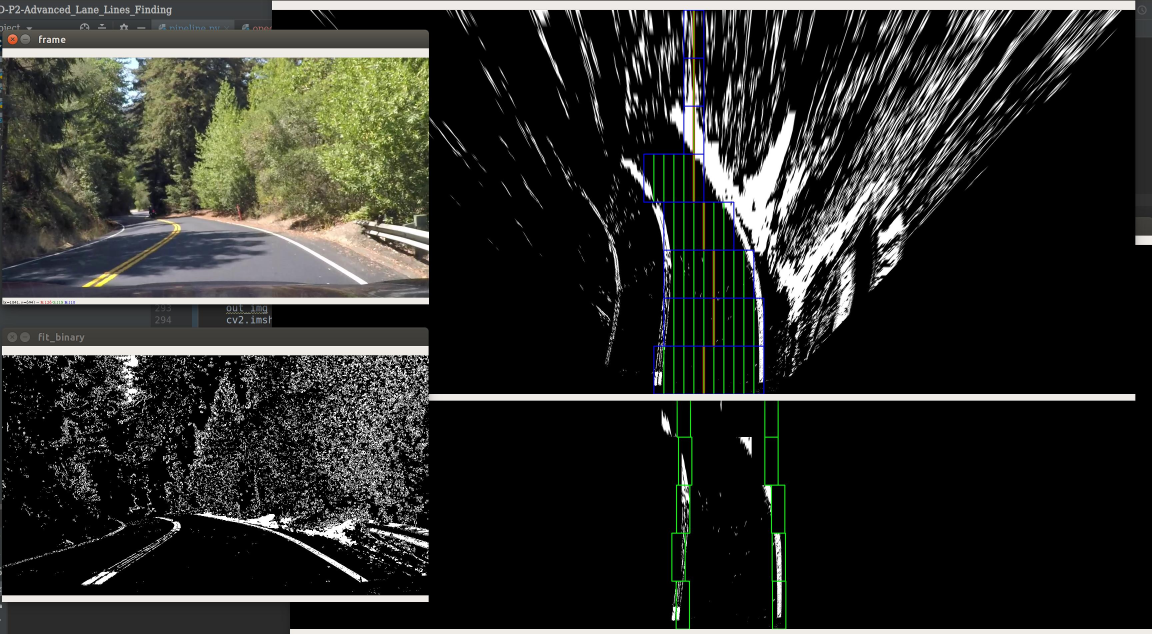
#> input picture 1.jpg, 3456 x 1900 px, given in place of harder_challenge_video.mp4, which was not available (shown at 1/3 size)
$ python pipeline.py   (older library calls are emulated)
#> lines starting #> are read from the running program, lines starting #| are printed output that depends on the picture; pictures that were not available may be replaced by others from this repository, and a replacement may not be noted
# ===================================================================================
# IMPORT USEFUL PACKAGES.
# ===================================================================================
# Importing useful packages.
import math

import matplotlib.image as mpimg
import matplotlib.pyplot as plt
import numpy as np
import warnings
import glob
import cv2
import os


def dir_threshold(img, sobel_kernel=3, thresh=(0, np.pi/2)):
    ### FUNCTION: Direction of the Gradient  - dir_threshold()
    ### inputs:
    ### outputs:
    ### Resources:
    # Grayscale
    gray = cv2.cvtColor(img, cv2.COLOR_RGB2GRAY)
    # Calculate the x and y gradients
    sobelx = cv2.Sobel(gray, cv2.CV_64F, 1, 0, ksize=sobel_kernel)
    sobely = cv2.Sobel(gray, cv2.CV_64F, 0, 1, ksize=sobel_kernel)
    # Take the absolute value of the gradient direction,
    # apply a threshold, and create a binary image result
    absgraddir = np.arctan2(np.absolute(sobely), np.absolute(sobelx))
    binary_output =  np.zeros_like(absgraddir)
    binary_output[(absgraddir >= thresh[0]) & (absgraddir <= thresh[1])] = 1

    # Return the binary image
    return binary_output

def mag_thresh(img, sobel_kernel=3, mag_thresh=(0, 255)):
    ### FUNCTION: Magnitude of the Gradient  - mag_thresh()
    ### inputs:
    ### outputs:
    ### Resources:
    # Apply the following steps to img
    # 1) Convert to grayscale
    gray = cv2.cvtColor(img, cv2.COLOR_BGR2GRAY)
    # 2) Take the gradient in x and y separately
    # Take both Sobel x and y gradients
    sobelx = cv2.Sobel(gray, cv2.CV_64F, 1, 0, ksize=sobel_kernel)
    sobely = cv2.Sobel(gray, cv2.CV_64F, 0, 1, ksize=sobel_kernel)
    # 3) Calculate the magnitude
    # Calculate the gradient magnitude
    gradmag = np.sqrt(sobelx**2 + sobely**2)
    # 4) Scale to 8-bit (0 - 255) and convert to type = np.uint8
    # Rescale to 8 bit
    scale_factor = np.max(gradmag)/255
    gradmag = (gradmag/scale_factor).astype(np.uint8)
    # 5) Create a binary mask where mag thresholds are met
    # Create a binary image of ones where threshold is met, zeros otherwise
    binary_output = np.zeros_like(gradmag)
    binary_output[(gradmag >= mag_thresh[0]) & (gradmag <= mag_thresh[1])] = 1
    # 6) Return this mask as your binary_output image
    return binary_output


def abs_sobel_thresh(img, orient='x', thresh_min=0, thresh_max=255):
    # Apply the following steps to img
    # 1) Convert to grayscale
    gray = cv2.cvtColor(img, cv2.COLOR_BGR2GRAY)
    # 2) Take the derivative in x or y given orient = 'x' or 'y'
    # 3) Take the absolute value of the derivative or gradient
    if orient == 'x':
        abs_sobel = np.absolute(cv2.Sobel(gray, cv2.CV_64F, 1, 0))
    if orient == 'y':
        abs_sobel = np.absolute(cv2.Sobel(gray, cv2.CV_64F, 0, 1))
    # 4) Scale to 8-bit (0 - 255) then convert to type = np.uint8
    scaled_sobel = np.uint8(255*abs_sobel/np.max(abs_sobel))
    # 5) Create a mask of 1's where the scaled gradient magnitude
            # is > thresh_min and < thresh_max
    # Create a copy and apply the threshold
    binary_output = np.zeros_like(scaled_sobel)
    # Here I'm using inclusive (>=, <=) thresholds, but exclusive is ok too
    binary_output[(scaled_sobel >= thresh_min) & (scaled_sobel <= thresh_max)] = 1
    # 6) Return this mask as your binary_output image
    return binary_output

#画框
def find_lane_pixels(binary_warped):

    cv2.imshow("binary_warped",binary_warped)
    # Take a histogram of the bottom half of the image
    histogram = np.sum(binary_warped[binary_warped.shape[0]//2:,:], axis=0)

    # Create an output image to draw on and visualize the result
    out_img = np.dstack((binary_warped, binary_warped, binary_warped))
    # cv2.imdecode("out_img",out_img)
    # Find the peak of the left and right halves of the histogram
    # These will be the starting point for the left and right lines
    midpoint = np.int(histogram.shape[0]//2)
    leftx_base = np.argmax(histogram[:midpoint])  #左分布
    rightx_base = np.argmax(histogram[midpoint:]) + midpoint  #右分布

    # HYPERPARAMETERS
    # Choose the number of sliding windows
    nwindows = 8
    # Set the width of the windows +/- margin
    margin = 20
    # Set minimum number of pixels found to recenter window
    minpix = 50

    # Set height of windows - based on nwindows above and image shape
    window_height = np.int(binary_warped.shape[0]//nwindows)  #计算 框 高度
    # Identify the x and y positions of all nonzero pixels in the image
    nonzero = binary_warped.nonzero()
    nonzeroy = np.array(nonzero[0])
    nonzerox = np.array(nonzero[1])
    # Current positions to be updated later for each window in nwindows
    leftx_current = leftx_base
    rightx_current = rightx_base

    # Create empty lists to receive left and right lane pixel indices
    left_lane_inds = []
    right_lane_inds = []

    # Step through the windows one by one
    for window in range(nwindows):
        # Identify window boundaries in x and y (and right and left)
        win_y_low = binary_warped.shape[0] - (window+1)*window_height  #上一个框
        win_y_high = binary_warped.shape[0] - window*window_height  #下一个框
        win_xleft_low = leftx_current - margin
        win_xleft_high = leftx_current + margin
        win_xright_low = rightx_current - margin
        win_xright_high = rightx_current + margin

        # Draw the windows on the visualization image
        cv2.rectangle(out_img,(win_xleft_low,win_y_low),(win_xleft_high,win_y_high),(0,255,0), 2)
        cv2.rectangle(out_img,(win_xright_low,win_y_low),(win_xright_high,win_y_high),(0,255,0), 2)

        # Identify the nonzero pixels in x and y within the window #
        good_left_inds = ((nonzeroy >= win_y_low) & (nonzeroy < win_y_high) &  (nonzerox >= win_xleft_low) &  (nonzerox < win_xleft_high)).nonzero()[0]
        good_right_inds = ((nonzeroy >= win_y_low) & (nonzeroy < win_y_high) & (nonzerox >= win_xright_low) &  (nonzerox < win_xright_high)).nonzero()[0]

        # Append these indices to the lists
        left_lane_inds.append(good_left_inds)
        right_lane_inds.append(good_right_inds)

        # If you found > minpix pixels, recenter next window on their mean position
        # 计算是否需要偏移，偏移多少
        if len(good_left_inds) > minpix:
            leftx_current = np.int(np.mean(nonzerox[good_left_inds]))
        if len(good_right_inds) > minpix:
            rightx_current = np.int(np.mean(nonzerox[good_right_inds]))

    return out_img


def fit_scanning(binary_warped):
    out_img = np.dstack((binary_warped, binary_warped, binary_warped))
    # cv2.imshow("binary_warped", binary_warped)
    srcImg = np.copy(binary_warped)
    srcImg.fill(.0)

    # srcImg = np.zeros(binary_warped.shape, np.float64)
    # srcImg.fill(0.)

    nonzero = binary_warped.nonzero()
    nonzeroy = np.array(nonzero[0])
    nonzerox = np.array(nonzero[1])

    good_inds = 500  #检测点

    nwindows = 8  #框高度 个数

    im_mean = binary_warped.shape[1] // 2  #图片中间点


    window_width = 30    #
    window_height = np.int(binary_warped.shape[0]//nwindows)  #计算 框 高度

    for window in range(nwindows):
        #  X  初始
        win_xleft_high = im_mean
        win_xright_low = im_mean

        #  Y
        win_y_low = out_img.shape[0] - (window + 1) * window_height  # 上一个框
        win_y_high = out_img.shape[0] - window * window_height  # 下一个框

        cv2.line(out_img, (im_mean, win_y_low), (im_mean, win_y_high), thickness=5, color=(0, 0, 255))

        left = 0
        right = 0
        while  win_xleft_high + window_width < out_img.shape[1]:
            win_xleft_low = win_xleft_high
            win_xleft_high += window_width

            cv2.rectangle(out_img, (win_xleft_low, win_y_low), (win_xleft_high, win_y_high), (0, 255, 0), 2)

            good_left_inds = ((nonzeroy >= win_y_low) & (nonzeroy < win_y_high) & (nonzerox >= win_xleft_low) & (
                    nonzerox < win_xleft_high)).nonzero()[0]
            left += 1
            if len(good_left_inds) > good_inds:
                break;


        while win_xright_low - window_width > 0:
            win_xright_high = win_xright_low
            win_xright_low = win_xright_high - window_width

            cv2.rectangle(out_img, (win_xright_low, win_y_low), (win_xright_high, win_y_high), (0, 255, 0), 2)

            good_right_inds = ((nonzeroy >= win_y_low) & (nonzeroy < win_y_high) & (nonzerox >= win_xright_low) & (
                        nonzerox < win_xright_high)).nonzero()[0]
            right += 1
            if len(good_right_inds) > good_inds:
                break;

        #中心偏移
        if right > left and np.int(right/left) < 3:
            im_mean -= (1 + np.int(right - ((right + left) / 2)))* window_width
        elif right < left and np.int(left/right) < 3:
            im_mean += (1 + np.int(left - ((right + left) / 2))) * window_width


        cv2.rectangle(out_img, (win_xright_low, win_y_low), (win_xleft_high, win_y_high), (250, 0, 0), 2)

        #ROI
        roi = binary_warped[win_y_low:win_y_high, win_xright_low:win_xleft_high]
        srcImg[win_y_low:win_y_high, win_xright_low:win_xleft_high] = roi

    cv2.imshow("out_binary_warped",out_img)
    # cv2.imshow("srcImg", srcImg)
    return srcImg


#俯视图
def fit_cc(img,H_x,A_W,A_H,C_W):
    H, W = img.shape[:2]

    H_x = math.ceil(H * H_x)
    pts1 = np.float32([[0, H], [W, H], [0, H_x], [W, H_x]])

    A_ = [(C_W / 2) - (A_W / 2), A_H]
    B_ = [(C_W / 2) + (A_W / 2), A_H]
    C_ = [0, 0]
    D_ = [C_W, 0]

    # 变换后分别在[A',B',C',D']
    pts2 = np.float32([A_, B_, C_, D_])
    # 生成透视变换矩阵
    M = cv2.getPerspectiveTransform(pts1, pts2)
    # 进行透视变换
    dst = cv2.warpPerspective(img, M, (C_W, A_H))
    return dst

#特征检测
def fit_binary(frame_undistort):
    # frame_undistort = cv2.undistort(frame, mtx, dist, None, mtx)
    gradx = abs_sobel_thresh(frame_undistort, orient='x', thresh_min=50, thresh_max=100)
    grady = abs_sobel_thresh(frame_undistort, orient='x', thresh_min=50, thresh_max=100)
    mag_binary = mag_thresh(frame_undistort, sobel_kernel=3, mag_thresh=(40, 100))
    dir_binary = dir_threshold(frame_undistort, sobel_kernel=3, thresh=(0.7, 1.3))
    combined_frame = np.zeros_like(dir_binary)
    combined_frame[((gradx == 1) & (grady == 1)) | ((mag_binary == 1) & (dir_binary == 1))] = 1
    image = cv2.cvtColor(frame_undistort, cv2.COLOR_BGR2RGB)
    hls = cv2.cvtColor(image, cv2.COLOR_RGB2HLS)

    s_channel = hls[:, :, 2]
    # Threshold color channel
    s_thresh_min = 150
    s_thresh_max = 255
    s_binary = np.zeros_like(s_channel)
    s_binary[(s_channel >= s_thresh_min) & (s_channel <= s_thresh_max)] = 1
    # Combine the two binary thresholds
    combined_binary = np.zeros_like(combined_frame)
    combined_binary[(s_binary == 1) | (combined_frame == 1)] = 1
    cv2.imshow('fit_binary', combined_binary)
    return combined_binary

def process_video (frame):

    #特征检测
    combined_binary = fit_binary(frame)

    #俯视图
    # combined_binaryxx = fit_cc(combined_binary, 0.61, 218, 716, 1227) #project_video
    combined_binaryxx = fit_cc(combined_binary, 0.64, 425, 1152, 2590)   #harder_challenge_video
    # combined_binaryxx = fit_cc(combined_binary, 0.68, 224, 925, 1029)   #challenge_video

    #扫描感情去部分
    binary_warped = fit_scanning(combined_binaryxx)
    # cv2.imshow('binary_warped', binary_warped)
    #选择线
    out_img = find_lane_pixels(binary_warped)
    cv2.imshow('out_img', out_img)
    return out_img


cap = cv2.VideoCapture('/root/视频/harder_challenge_video.mp4')

while(cap.isOpened()):
    ret, frame = cap.read()
#> frame is the input picture: shape (1900, 3456, 3); mean B, G, R 42, 45.9, 45.1
    if ret==True:
        out_img = process_video (frame)
#> in fit_binary, `gradx = abs_sobel_thresh(frame_undistort, orient='x', thresh_min=50, t..`:
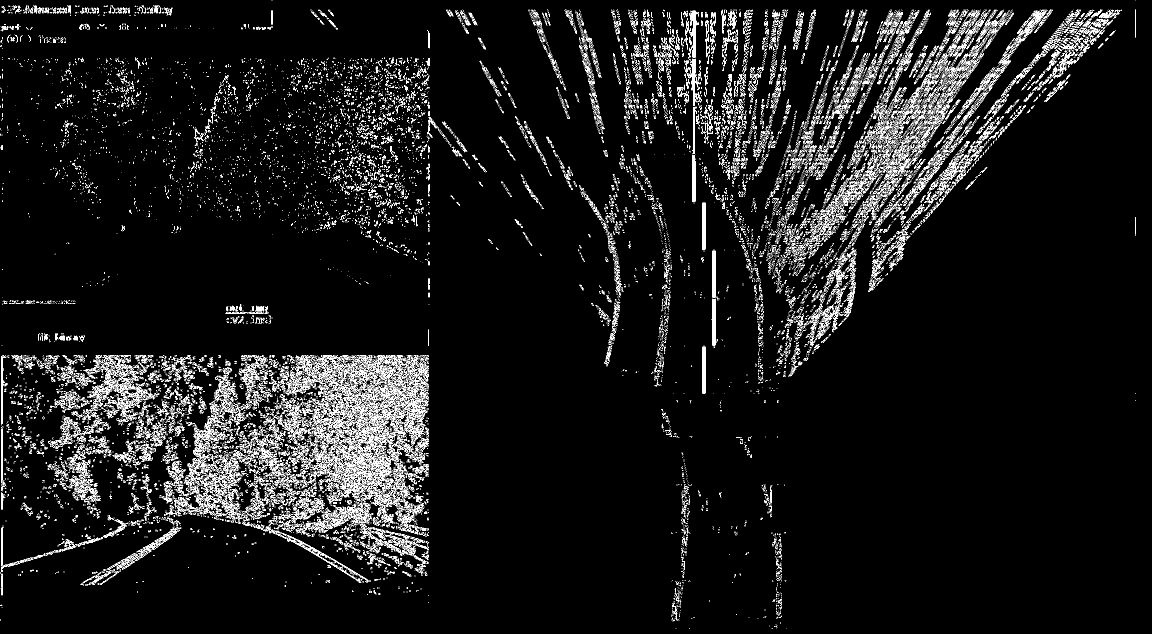
#> gradx: shape (1900, 3456) (shown at 1/3 size); values 0 (black) and 1 (white), 4.1% white in thin lines or dots
#> in mag_thresh, `gradmag = np.sqrt(sobelx**2 + sobely**2)`:
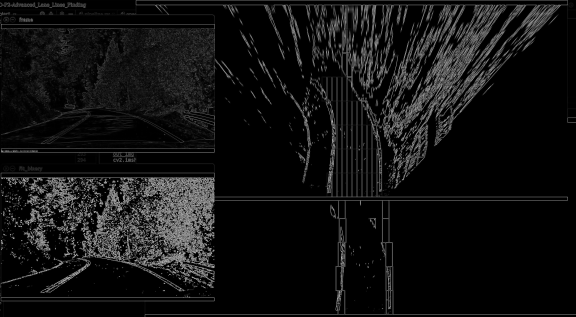
#> gradmag: shape (1900, 3456) float64 (shown at 1/6 size); min 0, max 1140.4, mean 82.4; drawn with min black and max white
#> in mag_thresh, `scale_factor = np.max(gradmag)/255`: scale_factor = 4.47
#> in fit_scanning, `nonzero = binary_warped.nonzero()`: nonzero = 323232 positions, rows 0 to 1148, columns 4 to 1751
#> the loop in fit_scanning, `for window in range(nwindows):` made 8 passes
#> pass 1, in fit_scanning, `roi = binary_warped[win_y_low:win_y_high, win_xright_low:win_xleft_high]`:
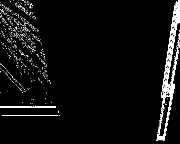
#> roi: shape (144, 180) float64; min 0, max 1, mean 0.0625
#> after the loop in fit_scanning, `for window in range(nwindows):`:
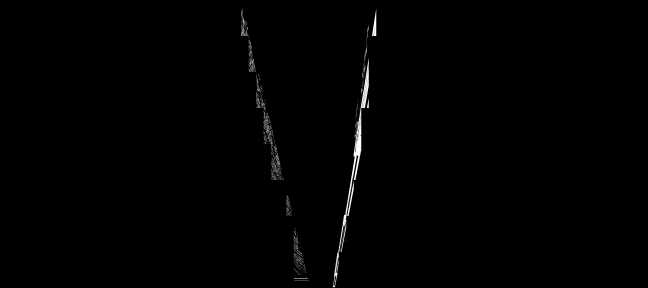
#> srcImg: shape (1152, 2590) float64 (shown at 1/4 size); min 0, max 1, mean 0.00583
#> after the loop in fit_scanning, `for window in range(nwindows):`: im_mean = 1265
#> in fit_scanning, `cv2.imshow("out_binary_warped",out_img)`:
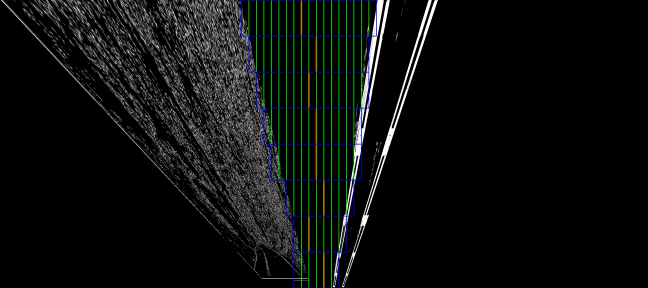
#> window 'out_binary_warped': shape (1152, 2590, 3) (shown at 1/4 size); mean B, G, R 13.8, 15.6, 12.8
#> in find_lane_pixels, `histogram = np.sum(binary_warped[binary_warped.shape[0]//2:,:], axis=0)`: histogram = 2590 values, max 105.3 at index 1419, min 0 at index 0, mean 3.32
#> in find_lane_pixels, `leftx_base = np.argmax(histogram[:midpoint])`: leftx_base = 1189
#> in find_lane_pixels, `rightx_base = np.argmax(histogram[midpoint:]) + midpoint`: rightx_base = 1419
#> in find_lane_pixels, `nonzero = binary_warped.nonzero()`: nonzero = 28056 positions, rows 15 to 1148, columns 965 to 1504
#> in find_lane_pixels, `leftx_current = leftx_base`: leftx_current = 1189
#> in find_lane_pixels, `rightx_current = rightx_base`: rightx_current = 1419
#> the loop in find_lane_pixels, `for window in range(nwindows):` made 8 passes
#> (win_xleft_low, win_xleft_high, win_xright_low, win_xright_high, rightx_current) on passes 3 to 8: (1164, 1204, 1399, 1439, 1405), (1164, 1204, 1385, 1425, 1417), (1164, 1204, 1397, 1437, 1428), (1164, 1204, 1408, 1448, 1442), (1164, 1204, 1422, 1462, 1457), (1164, 1204, 1437, 1477, 1471)
#> after the loop in find_lane_pixels, `for window in range(nwindows):`:
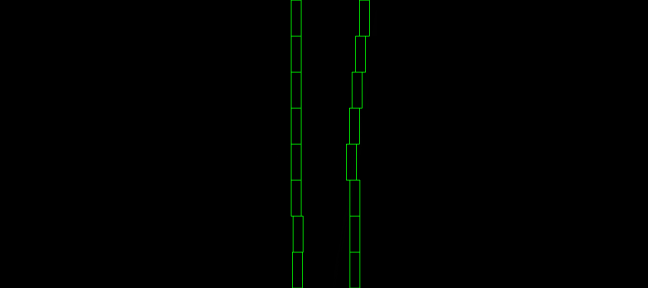
#> out_img: shape (1152, 2590, 3) float64 (shown at 1/4 size); mean of channels 0, 1, 2 0, 1.4, 0; drawn as B, G, R
#> after the loop in find_lane_pixels, `for window in range(nwindows):`: left_lane_inds = 8 items
#> in process_video, `cv2.imshow('out_img', out_img)`:
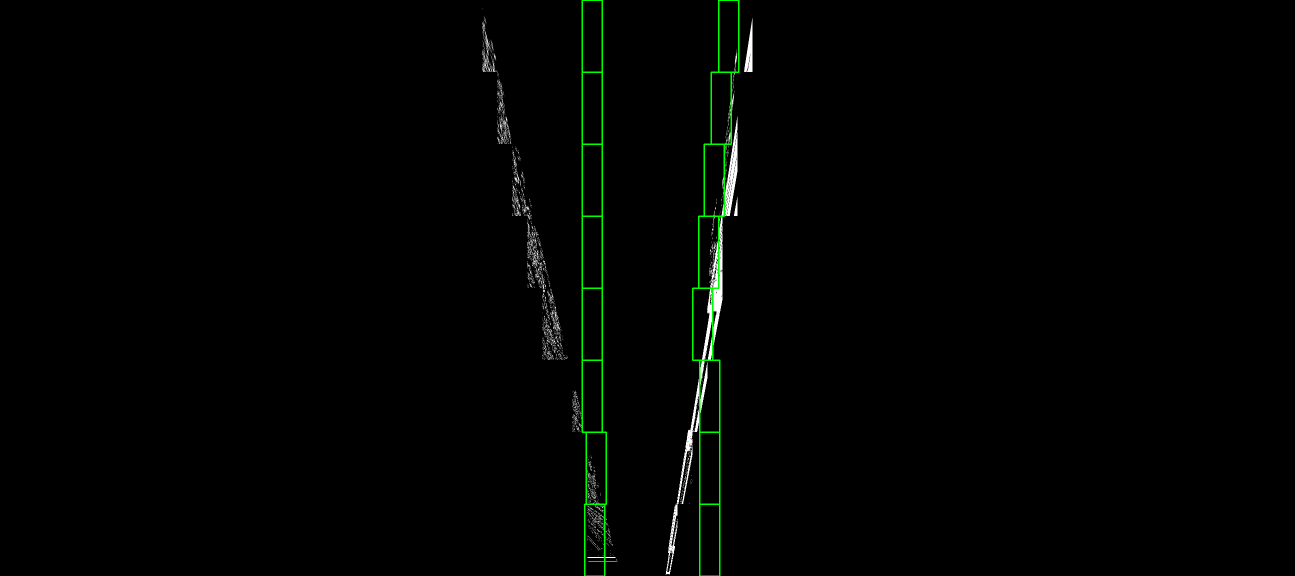
#> window 'out_img': shape (1152, 2590, 3) (shown at 1/2 size); mean B, G, R 1.4, 2.7, 1.4
        cv2.imshow('frame', frame)
        cv2.imshow('out_img', out_img)

        if cv2.waitKey(1) & 0xFF == ord('q'):
#> (key q is pressed here)
            break
    else:
        break

# Release everything if job is finished
cap.release()
cv2.destroyAllWindows()
